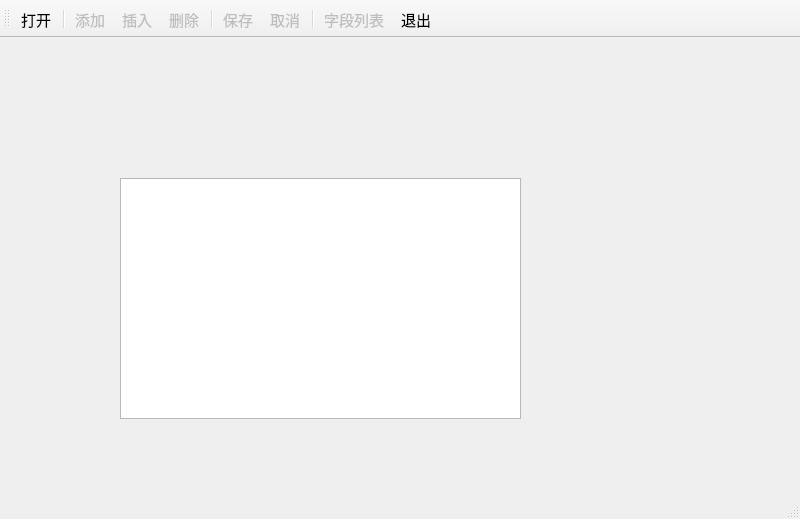
<?xml version="1.0" encoding="UTF-8"?>
<ui version="4.0">
 <class>MainWindow</class>
 <widget class="QMainWindow" name="MainWindow">
  <property name="geometry">
   <rect>
    <x>0</x>
    <y>0</y>
    <width>800</width>
    <height>519</height>
   </rect>
  </property>
  <property name="windowTitle">
   <string>MainWindow</string>
  </property>
  <widget class="QWidget" name="centralwidget">
   <widget class="QTableView" name="tableView">
    <property name="geometry">
     <rect>
      <x>120</x>
      <y>140</y>
      <width>401</width>
      <height>241</height>
     </rect>
    </property>
   </widget>
  </widget>
  <widget class="QMenuBar" name="menubar">
   <property name="geometry">
    <rect>
     <x>0</x>
     <y>0</y>
     <width>800</width>
     <height>26</height>
    </rect>
   </property>
  </widget>
  <widget class="QStatusBar" name="statusbar"/>
  <widget class="QToolBar" name="toolBar">
   <property name="font">
    <font>
     <pointsize>11</pointsize>
    </font>
   </property>
   <property name="windowTitle">
    <string>toolBar</string>
   </property>
   <property name="toolButtonStyle">
    <enum>Qt::ToolButtonTextUnderIcon</enum>
   </property>
   <attribute name="toolBarArea">
    <enum>TopToolBarArea</enum>
   </attribute>
   <attribute name="toolBarBreak">
    <bool>false</bool>
   </attribute>
   <addaction name="actOpenDb"/>
   <addaction name="separator"/>
   <addaction name="actRecAppend"/>
   <addaction name="actRecInsert"/>
   <addaction name="actRecDelete"/>
   <addaction name="separator"/>
   <addaction name="actSubmit"/>
   <addaction name="actRevert"/>
   <addaction name="separator"/>
   <addaction name="actFields"/>
   <addaction name="actQuit"/>
  </widget>
  <action name="actOpenDb">
   <property name="icon">
    <iconset resource="res.qrc">
     <normaloff>:/images/images/open3.bmp</normaloff>:/images/images/open3.bmp</iconset>
   </property>
   <property name="text">
    <string>打开</string>
   </property>
   <property name="toolTip">
    <string>打开数据库</string>
   </property>
   <property name="font">
    <font>
     <pointsize>11</pointsize>
    </font>
   </property>
  </action>
  <action name="actQuit">
   <property name="icon">
    <iconset resource="res.qrc">
     <normaloff>:/images/images/exit.bmp</normaloff>:/images/images/exit.bmp</iconset>
   </property>
   <property name="text">
    <string>退出</string>
   </property>
   <property name="toolTip">
    <string>退出</string>
   </property>
  </action>
  <action name="actRecAppend">
   <property name="enabled">
    <bool>false</bool>
   </property>
   <property name="icon">
    <iconset resource="res.qrc">
     <normaloff>:/images/images/316.bmp</normaloff>:/images/images/316.bmp</iconset>
   </property>
   <property name="text">
    <string>添加</string>
   </property>
   <property name="toolTip">
    <string>添加记录</string>
   </property>
  </action>
  <action name="actRecInsert">
   <property name="enabled">
    <bool>false</bool>
   </property>
   <property name="icon">
    <iconset resource="res.qrc">
     <normaloff>:/images/images/306.bmp</normaloff>:/images/images/306.bmp</iconset>
   </property>
   <property name="text">
    <string>插入</string>
   </property>
   <property name="toolTip">
    <string>插入记录</string>
   </property>
  </action>
  <action name="actSubmit">
   <property name="enabled">
    <bool>false</bool>
   </property>
   <property name="icon">
    <iconset resource="res.qrc">
     <normaloff>:/images/images/save1.bmp</normaloff>:/images/images/save1.bmp</iconset>
   </property>
   <property name="text">
    <string>保存</string>
   </property>
   <property name="toolTip">
    <string>保存修改</string>
   </property>
  </action>
  <action name="actRevert">
   <property name="enabled">
    <bool>false</bool>
   </property>
   <property name="icon">
    <iconset resource="res.qrc">
     <normaloff>:/images/images/ubdo.bmp</normaloff>:/images/images/ubdo.bmp</iconset>
   </property>
   <property name="text">
    <string>取消</string>
   </property>
   <property name="toolTip">
    <string>取消修改</string>
   </property>
  </action>
  <action name="actRecDelete">
   <property name="enabled">
    <bool>false</bool>
   </property>
   <property name="icon">
    <iconset resource="res.qrc">
     <normaloff>:/images/images/delete1.bmp</normaloff>:/images/images/delete1.bmp</iconset>
   </property>
   <property name="text">
    <string>删除</string>
   </property>
   <property name="toolTip">
    <string>删除记录</string>
   </property>
  </action>
  <action name="actFields">
   <property name="enabled">
    <bool>false</bool>
   </property>
   <property name="icon">
    <iconset resource="res.qrc">
     <normaloff>:/images/images/124.bmp</normaloff>:/images/images/124.bmp</iconset>
   </property>
   <property name="text">
    <string>字段列表</string>
   </property>
   <property name="toolTip">
    <string>字段列表</string>
   </property>
  </action>
 </widget>
 <resources>
  <include location="res.qrc"/>
 </resources>
 <connections>
  <connection>
   <sender>actQuit</sender>
   <signal>triggered()</signal>
   <receiver>MainWindow</receiver>
   <slot>close()</slot>
   <hints>
    <hint type="sourcelabel">
     <x>-1</x>
     <y>-1</y>
    </hint>
    <hint type="destinationlabel">
     <x>399</x>
     <y>259</y>
    </hint>
   </hints>
  </connection>
 </connections>
</ui>
